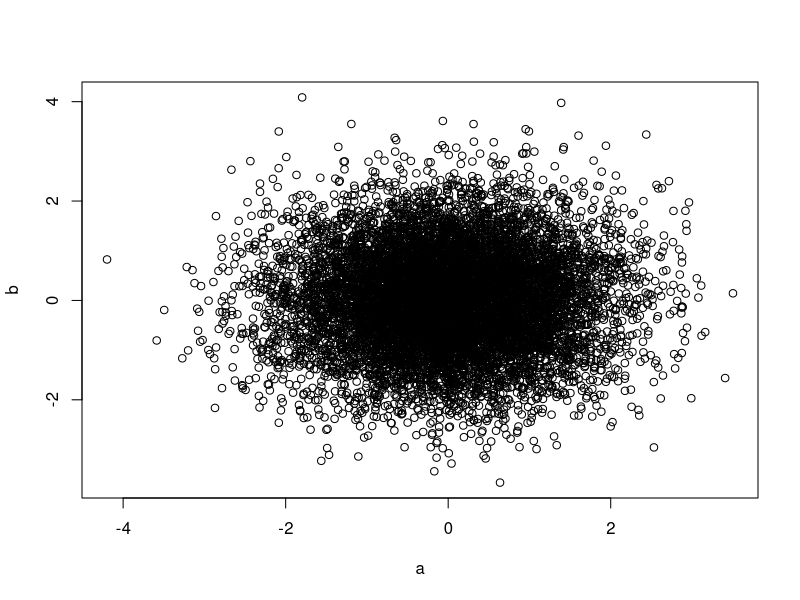
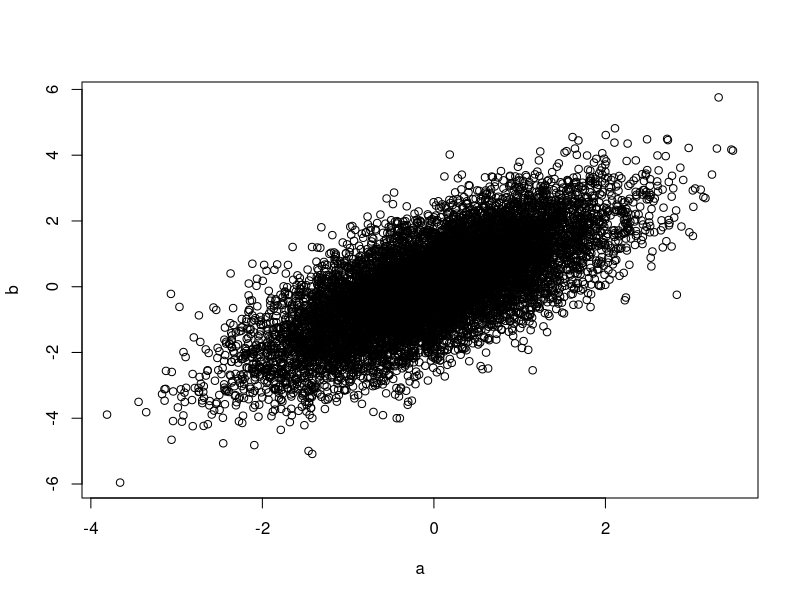
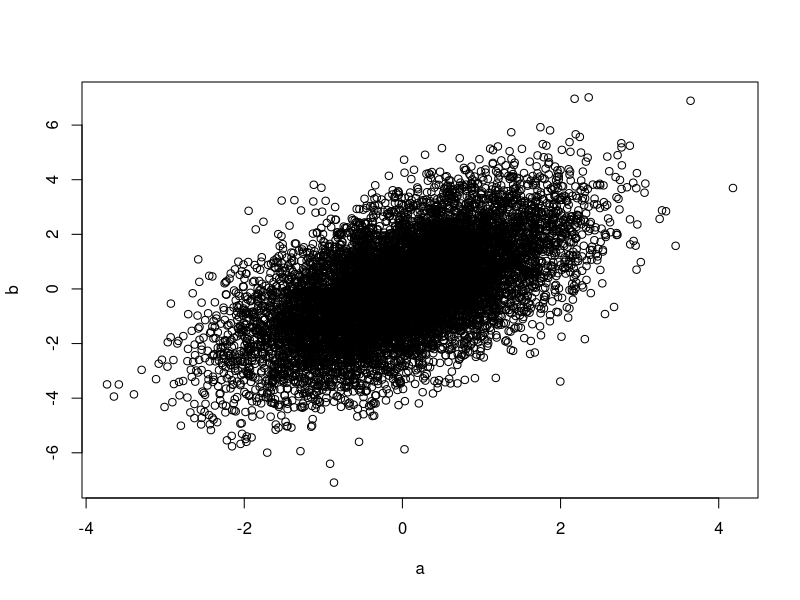
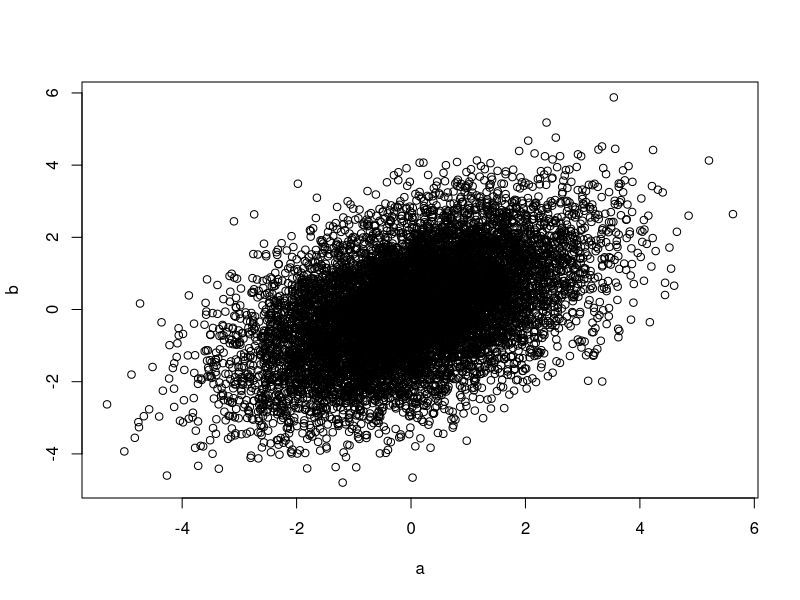
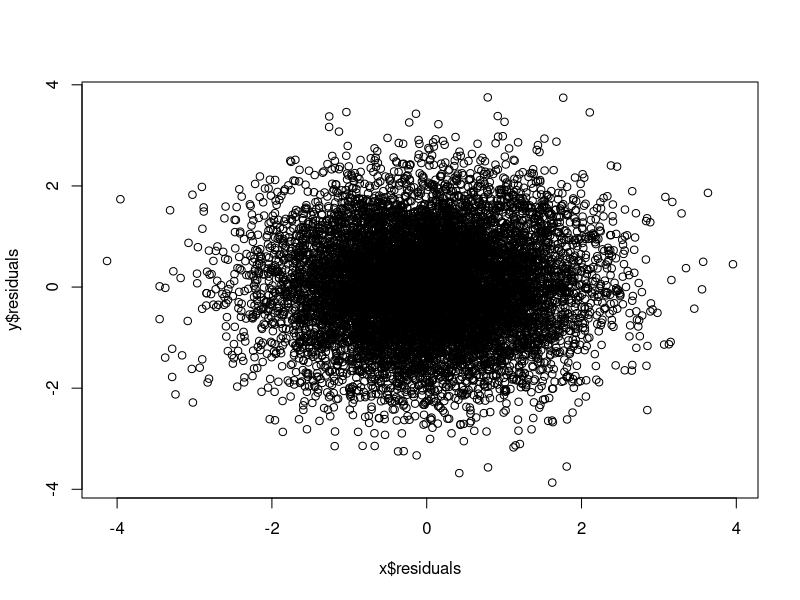
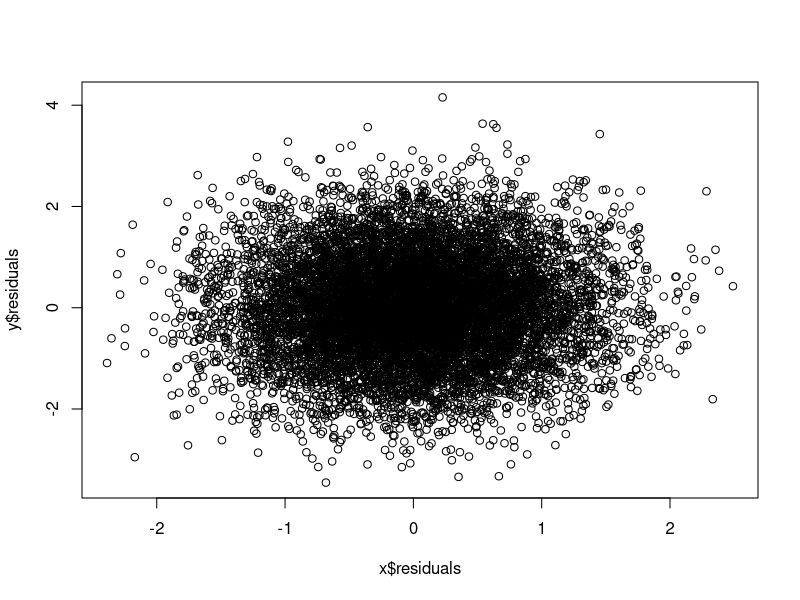
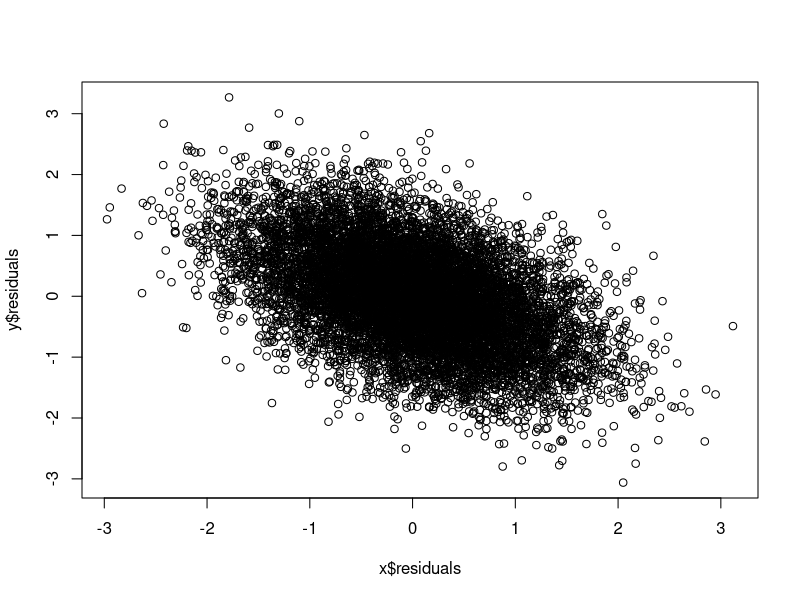

Recreate these plots in R, in order.
## ---- chunk 1
knitr::opts_chunk$set(echo = TRUE)
options(scipen=1, digits=2)
set.seed(20241308)
## ---- chunk 2
# Rule 1
n=10000  # Number of data points
a <- rnorm(n, 0, 1)  # A is a random variable
b <- rnorm(n, 0, 1)  # B is a random variable
plot(a, b)  
cor(a, b)  # Correlation between A and B
## ---- chunk 3
# Rule 2
n=10000  # Number of data points
a <- rnorm(n, 0, 1)  # A is a random variable
b <- a + rnorm(n, 0, 1)  # B is a function of A
plot(a, b)  
cor(a, b)  # Correlation between A and B
## ---- chunk 4
# Rule 2 (mediation)
n=10000  # Number of data points
a <- rnorm(n, 0, 1)  # A is a random variable
m <- a + rnorm(n, 0, 1)  # M is a function of A
b <- m + rnorm(n, 0, 1)  # B is a function of M
plot(a, b)  
cor(a, b)  # Correlation between A and B
## ---- chunk 5
# Rule 3
n=10000  # Number of data points
c <- rnorm(n, 0, 1)  # C is a random variable
a <- c + rnorm(n, 0, 1)  # A is a function of C
b <- c + rnorm(n, 0, 1)  # B is a function of C
plot(a, b)  
cor(a, b)  # Correlation between A and B
## ---- chunk 6
# Rule 5
n=10000  # Number of data points
c <- rnorm(n, 0, 1)  # C is a random variable
a <- c + rnorm(n, 0, 1)  # A is a function of C
b <- c + rnorm(n, 0, 1)  # B is a function of C
x <- lm(b~c)
y <- lm(a~c)
plot(x$residuals, y$residuals) 
cor(x$residuals, y$residuals)  # Correlation between A and B, controlling for C
## ---- chunk 7
# Rule 6
n=10000  # Number of data points
a <- rnorm(n, 0, 1)  # A is a random variable
m <- a + rnorm(n, 0, 1)  # M is a function of A
b <- m + rnorm(n, 0, 1)  # B is a function of M
x <- lm(a~m)
y <- lm(b~m)
plot(x$residuals, y$residuals) 
cor(x$residuals, y$residuals)  # Correlation between A and B, controlling for M
## ---- chunk 8
# Rule 7
n=10000  # Number of data points
a <- rnorm(n, 0, 1)  # A is a random variable
b <- rnorm(n, 0, 1)  # B is a random variable
d <- a + b + rnorm(n, 0, 1)  # D is a function of A and B
x <- lm(a~d)
y <- lm(b~d)
plot(x$residuals, y$residuals) 
cor(x$residuals, y$residuals)  # Correlation between A and B, controlling for D
